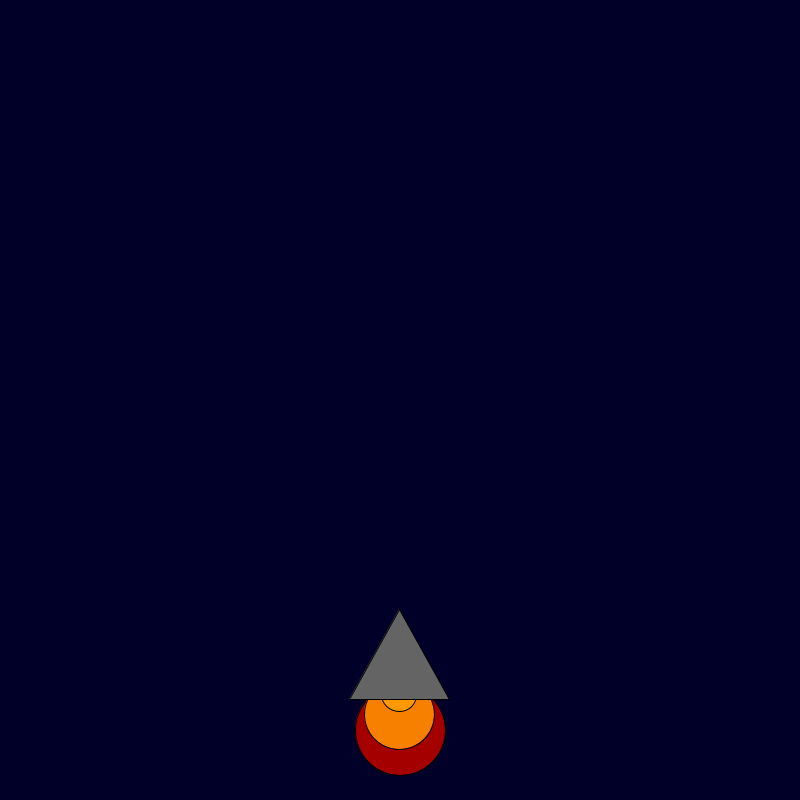
Frame 1 (no input)
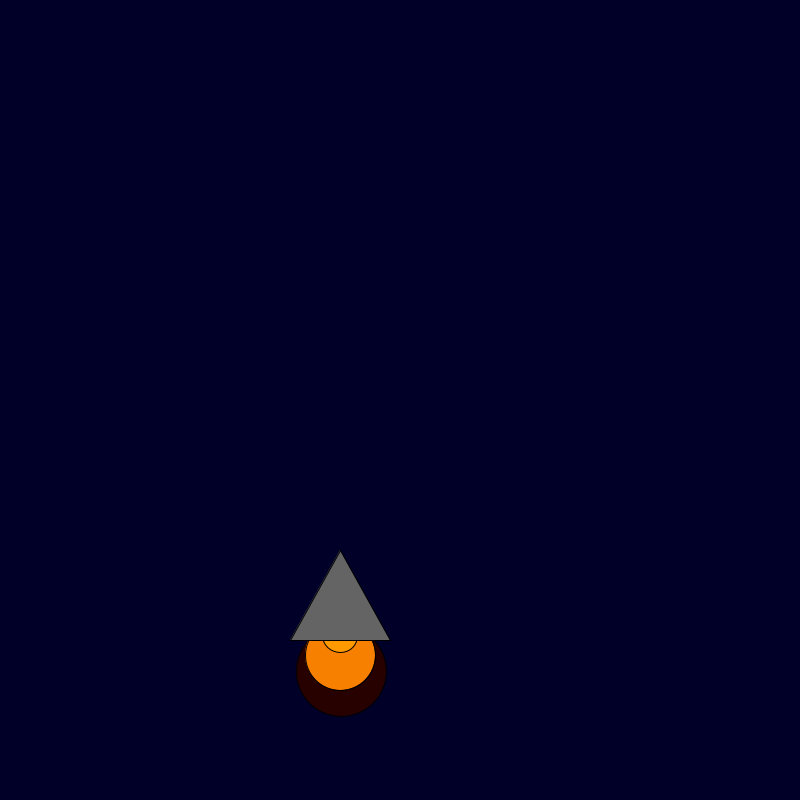
Frame 60 (the mouse pressed at the canvas centre just before this capture)
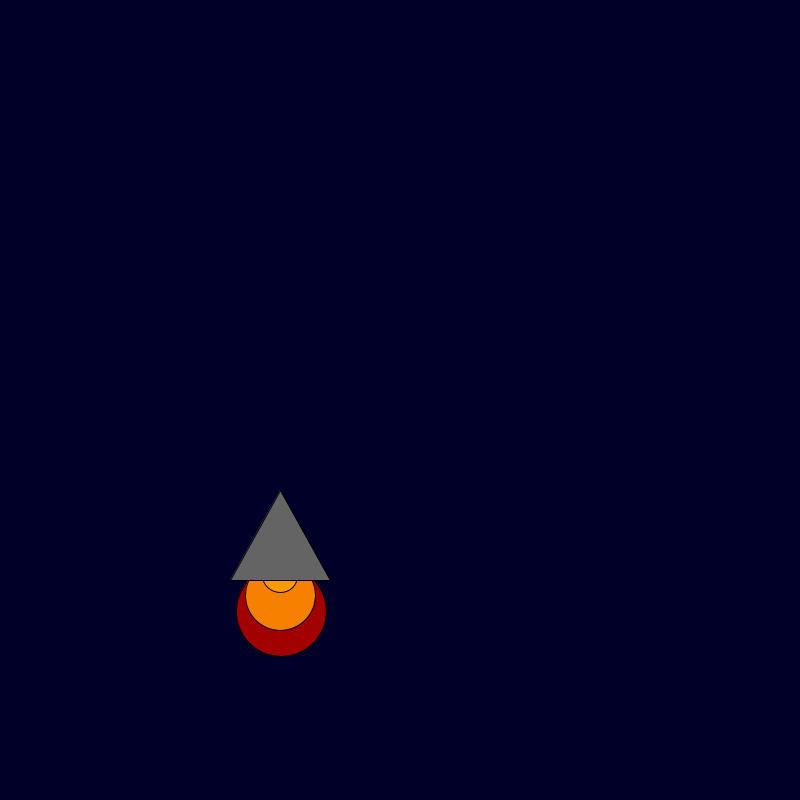
Frame 120 (the mouse held since frame 60 and released just before this capture)

The Processing sketch that drew these frames (run headless with seeded random() and noise(); from frame 60 on, the mouse is pressed at the canvas centre):

// Processing sketch: LIL_EINSTIENS
// ── LIL_EINSTIENS.pde
int x = 400; 
int y = 600; 

void setup() {

    background(0, 0, 40); size(800, 800);

}

void draw() {
 background(0,0, 40); size(800,800); 
    fill(random(255), 0, 0);
    ellipse(x, y + 130, 90, 90);
    fill(248, 128, 0);
    y--; x--;
    ellipse(x, y + 115, 70, 70);
    fill(255, 153, 0);
    ellipse(x, y + 95, 35, 35);
    fill(100, 100, 100);
    triangle(x, y + 10, x + 50, y + 100, x - 50, y + 100);

}
